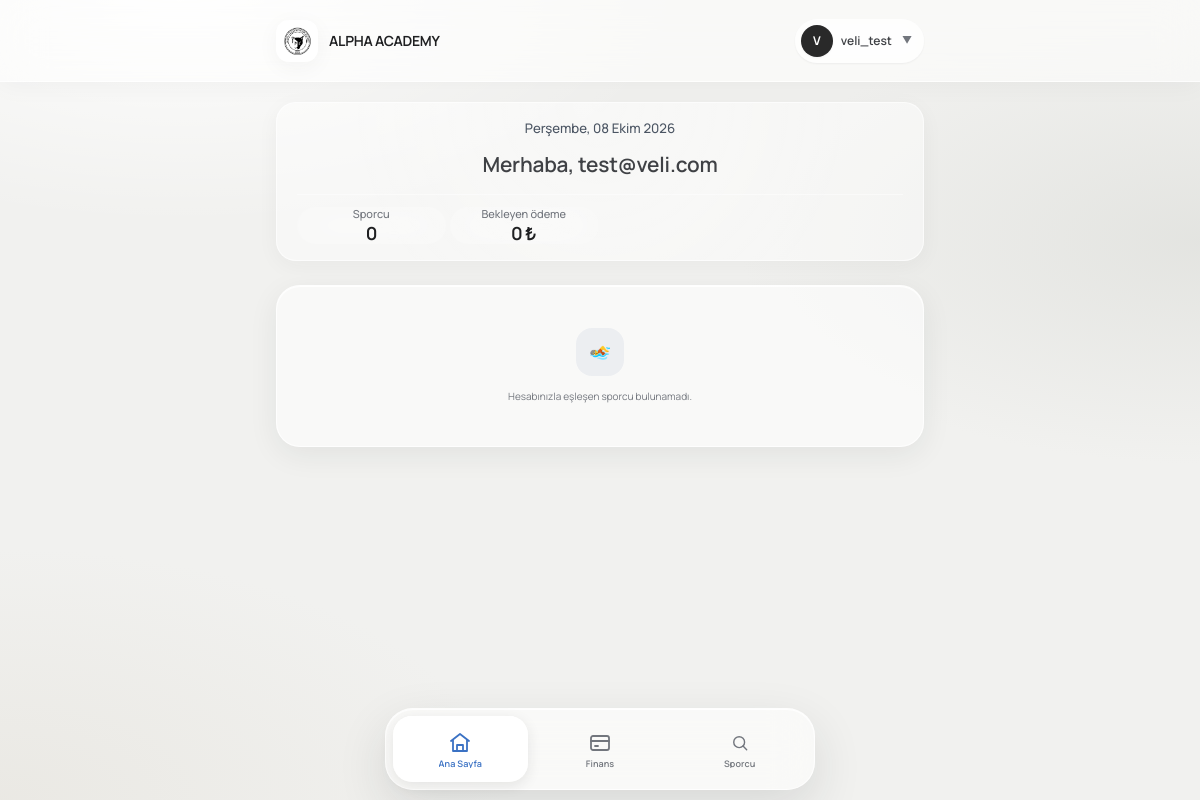
Before: /dashboard/ (signed in) with the older database file.
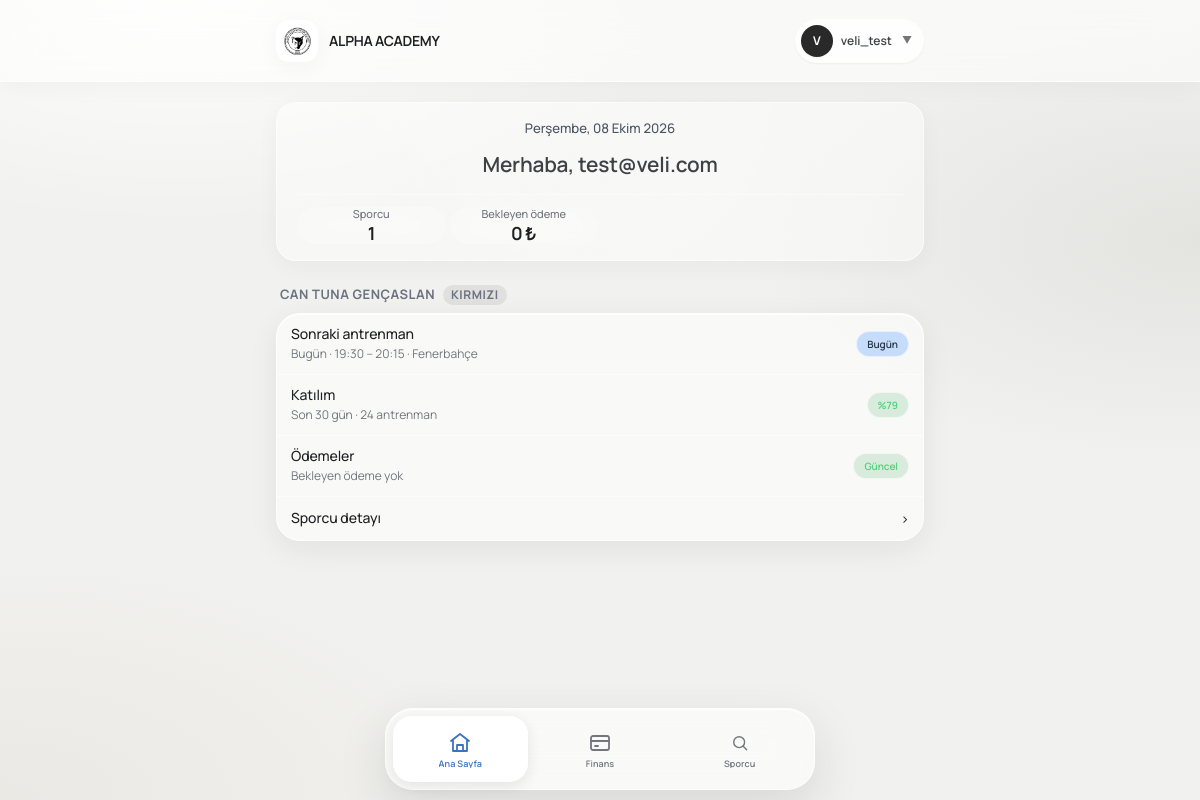
After: the same page with the newer database file.
### users/models.py (models this page shows, shortened)
class User(AbstractUser):
    class Role(models.TextChoices):
        PARENT = 'parent', 'Veli'
        ADMIN = 'admin', 'Yönetici'
        COACH = 'coach', 'Antrenör'
        FINANCE = 'finance', 'Mali İşler'
    email = models.EmailField(unique=True, verbose_name="E-posta Adresi")
    role = models.CharField(
        max_length=20,
        choices=Role.choices,
        default=Role.PARENT,
        verbose_name="Kullanıcı Rolü"
    )
    phone_number = models.CharField(max_length=15, blank=True, null=True, verbose_name="Telefon Numarası")
    tc_identity = models.CharField(max_length=11, blank=True, null=True, verbose_name="T.C. Kimlik No")
    USERNAME_FIELD = 'username'
    REQUIRED_FIELDS = ['email', 'first_name', 'last_name']
    class Meta:
        verbose_name = "Kullanıcı"
        verbose_name_plural = "Kullanıcılar"
    @property
    def is_club_admin(self):
        return self.role == self.Role.ADMIN
    @property
    def is_coach(self):
        return self.role == self.Role.COACH

### athletes/models.py (models this page shows, shortened)
class Athlete(models.Model):
    GENDER_CHOICES = (
        ('M', 'Erkek'),
        ('F', 'Kadın'),
    )
    user = models.ForeignKey(
        settings.AUTH_USER_MODEL,
        on_delete=models.SET_NULL,
        related_name='children',
        verbose_name="Veli hesabı",
        null=True,
        blank=True,
        limit_choices_to={'role': 'parent'},
    )
    objects = AthleteQuerySet.as_manager()
    parent = models.CharField(max_length=150, verbose_name="Veli")
    parent_phone = models.CharField(max_length=20, blank=True, default='', verbose_name="Veli Telefonu")
    parent_email = models.EmailField(blank=True, default='', verbose_name="Veli E-postası")
    first_name = models.CharField(max_length=50, verbose_name="Ad")
    last_name = models.CharField(max_length=50, verbose_name="Soyad")
    phone_number = models.CharField(max_length=20, blank=True, default='', verbose_name="Sporcu Telefonu")
    tc_identity = models.CharField(max_length=11, unique=True, blank=True, null=True, verbose_name="T.C. Kimlik No")
    birth_date = models.DateField(verbose_name="Doğum Tarihi")
    gender = models.CharField(max_length=1, choices=GENDER_CHOICES, verbose_name="Cinsiyet")
    school = models.CharField(max_length=100, blank=True, null=True, verbose_name="Okul")
    license_number = models.CharField(max_length=50, blank=True, null=True, verbose_name="Lisans No")
    joined_date = models.DateField(verbose_name="Kulübe Katılım Tarihi")
    photo = models.ImageField(upload_to='athlete_photos/', blank=True, null=True, verbose_name="Fotoğraf")
    is_active = models.BooleanField(default=False, verbose_name="Aktif Sporcu mu?")
    created_at = models.DateTimeField(auto_now_add=True)
    team = models.ForeignKey(
        Team,
        on_delete=models.SET_NULL,
        null=True,
        blank=True,
        related_name='athletes',
        verbose_name="Bağlı Olduğu Takım"
    )
    custom_fee = models.IntegerField(
        null=True,
        blank=True,
        verbose_name="Özel Aidat Tutar (TL)",
        help_text="Boş bırakılırsa takımın varsayılan aidatı uygulanır. Burslu için 0 girebilirsiniz."
    )
    private_lesson_fee = models.IntegerField(
        null=True,
        blank=True,
        verbose_name="Özel ders ücreti",
        help_text="Boş bırakılırsa özel ders ücreti uygulanmaz."
    )
    regular_payment_day = models.PositiveBigIntegerField(
        null=True,
        blank=True,
        verbose_name="Düzenli Ödeme Günü"
    )
    last_sms_time = models.DateTimeField(
        null=True,
        blank=True,
        verbose_name="Son SMS Gönderim Zamanı"
    )
    class Meta:
        verbose_name = "Sporcu"
        verbose_name_plural = "Sporcular"
        ordering = ['first_name', 'last_name']
    def get_full_name(self):
        return f"{self.first_name} {self.last_name}"

### teams/models.py (models this page shows, shortened)
class Team(models.Model):
    name = models.CharField(max_length=100, verbose_name="Takım / Grup Adı")
    description = models.TextField(blank=True, null=True, verbose_name="Açıklama / Yaş Grubu")
    coaches = models.ManyToManyField(
        settings.AUTH_USER_MODEL,
        blank=True,
        limit_choices_to={'role__in': ['coach', 'club_admin']},
        related_name='assigned_teams',
        verbose_name="Sorumlu Antrenörler"
    )
    is_active = models.BooleanField(default=True, verbose_name="Aktif mi?")
    created_at = models.DateTimeField(auto_now_add=True)
    class Meta:
        verbose_name = "Takım"
        verbose_name_plural = "Takımlar"

class TeamTrainingSchedule(models.Model):
    class TrainingType(models.TextChoices):
        LAND = "land", "Kara"
        SWIMMING = "swimming", "Yüzme"
    class Weekday(models.IntegerChoices):
        MONDAY = 0, "Pazartesi"
        TUESDAY = 1, "Salı"
        WEDNESDAY = 2, "Çarşamba"
        THURSDAY = 3, "Perşembe"
        FRIDAY = 4, "Cuma"
        SATURDAY = 5, "Cumartesi"
        SUNDAY = 6, "Pazar"
    team = models.ForeignKey(
        Team,
        on_delete=models.CASCADE,
        related_name="training_schedules",
        verbose_name="Takım",
    )
    weekday = models.PositiveSmallIntegerField(
        choices=Weekday.choices,
        verbose_name="Gün",
    )
    training_type = models.CharField(
        max_length=10,
        choices=TrainingType.choices,
        default=TrainingType.SWIMMING,
        verbose_name="Antrenman türü",
    )
    start_time = models.TimeField(verbose_name="Başlangıç saati")
    end_time = models.TimeField(verbose_name="Bitiş saati")
    location = models.CharField(max_length=255, verbose_name="Yer")
    class Meta:
        verbose_name = "Haftalık Antrenman Programı"
        verbose_name_plural = "Haftalık Antrenman Programları"
        ordering = ("weekday", "start_time")

### dashboard/views.py (the view)
# urls.py: path("",dashboard,name="index",),
@login_required(login_url="user-login")
def dashboard(request):
    role = request.user.role
    context = {
        "dashboard_role": role,
    }
    if role == User.Role.ADMIN:
        template = "dashboard/admin.html"
        context.update(
            _get_admin_dashboard_context()
        )
        context.update(_get_coach_dashboard_context(request.user))
    elif role == User.Role.COACH:
        template = "dashboard/coach.html"
        context.update(_get_coach_dashboard_context(request.user))
    elif role == User.Role.FINANCE:
        template = "dashboard/finance.html"
    elif role == User.Role.PARENT:
        template = "dashboard/parent.html"
        context.update(_get_parent_dashboard_context(request.user))
    else:
        template = "dashboard/unknown.html"
    return render(
        request,
        template,
        context,
    )

### templates/dashboard/parent.html (shortened to what this page needs)
{% extends "base.html" %}
{% block content %}
<div class="dashboard">
    <div class="profile-hero-card">
        <div class="profile-hero-content">
            <span class="profile-hero-subtitle">{{ parent_today|date:"l, d F Y" }}</span>
            <h1 class="profile-hero-name">Merhaba, {{ request.user.first_name|default:request.user.email }}</h1>
            <div class="ui-stat-grid">
                <div class="ui-stat">
                    <p class="ui-stat-label">Sporcu</p>
                    <span class="ui-stat-value">{{ parent_child_count }}</span>
                </div>
                <div class="ui-stat">
                    <p class="ui-stat-label">Bekleyen ödeme</p>
                    <span class="ui-stat-value">{{ parent_total_due }} ₺</span>
                </div>
            </div>
        </div>
    </div>
    {% for item in parent_children %}
        <section class="ui-section">
            <h2 class="ui-team-group-title">{{ item.athlete.get_full_name }}
                <span>{{ item.athlete.team.name|default:"Takım yok" }}</span>
            </h2>
            <div class="ui-card">
                {% if not item.athlete.is_active %}
                    <div class="ui-list-item">
                        <div class="ui-list-content">
                            <p class="ui-list-title">Kayıt onayı bekleniyor</p>
                            <p class="ui-list-subtitle">Kulüp yönetimi onayladığında bilgiler burada görünür.</p>
                        </div>
                        <div class="ui-list-end"><span class="ui-badge ui-badge-warning">Beklemede</span></div>
                    </div>
                {% else %}
                    <div class="ui-list-item">
                        <div class="ui-list-content">
                            <p class="ui-list-title">Sonraki antrenman</p>
                            {% if item.next_session %}
                                <p class="ui-list-subtitle">
                                    {% if item.next_session.is_today %}Bugün{% else %}{{ item.next_session.date|date:"d F, l" }}{% endif %}
                                    · {{ item.next_session.schedule.start_time|time:"H:i" }} – {{ item.next_session.schedule.end_time|time:"H:i" }}
                                    {% if item.next_session.schedule.location %}· {{ item.next_session.schedule.location }}{% endif %}
                                </p>
                            {% else %}
                                <p class="ui-list-subtitle">Planlanmış antrenman yok.</p>
                            {% endif %}
                        </div>
                        <div class="ui-list-end">
                            {% if item.next_session.is_today %}<span class="ui-badge ui-badge-primary">Bugün</span>{% endif %}
                        </div>
                    </div>
                    <div class="ui-list-item">
                        <div class="ui-list-content">
                            <p class="ui-list-title">Katılım</p>
                            <p class="ui-list-subtitle">Son 30 gün{% if item.attendance_total %} · {{ item.attendance_total }} antrenman{% endif %}</p>
                        </div>
                        <div class="ui-list-end">
                            {% if item.attendance_rate is None %}
                                <span class="ui-badge ui-badge-neutral">Kayıt yok</span>
                            {% elif item.attendance_rate >= 75 %}
                                <span class="ui-badge ui-badge-success">%{{ item.attendance_rate }}</span>
                            {% elif item.attendance_rate >= 50 %}
                                <span class="ui-badge ui-badge-warning">%{{ item.attendance_rate }}</span>
                            {% else %}
                                <span class="ui-badge ui-badge-danger">%{{ item.attendance_rate }}</span>
                            {% endif %}
                        </div>
                    </div>
                    <div class="ui-list-item">
                        <div class="ui-list-content">
                            <p class="ui-list-title">Ödemeler</p>
                            <p class="ui-list-subtitle">
                                {% if item.pending_count %}{{ item.pending_count }} bekleyen · {{ item.due_amount }} ₺{% else %}Bekleyen ödeme yok{% endif %}
                            </p>
                        </div>
                        <div class="ui-list-end">
                            {% if item.overdue_count %}
                                <span class="ui-badge ui-badge-danger">{{ item.overdue_count }} gecikmiş</span>
                            {% elif item.pending_count %}
                                <span class="ui-badge ui-badge-warning">Bekliyor</span>
                            {% else %}
                                <span class="ui-badge ui-badge-success">Güncel</span>
                            {% endif %}
                        </div>
                    </div>
                {% endif %}
                <a class="ui-list-item" href="{% url 'athlete-manage-detail' item.athlete.pk %}">
                    <div class="ui-list-content">
                        <p class="ui-list-title">Sporcu detayı</p>
                    </div>
                    <div class="ui-list-end">›</div>
                </a>
            </div>
        </section>
    {% empty %}
        <section class="ui-section">
            <div class="ui-card">
                <div class="ui-empty">
                    <div class="ui-empty-icon">🏊</div>
                    <p class="ui-empty-description">Hesabınızla eşleşen sporcu bulunamadı.</p>
                </div>
            </div>
        </section>
    {% endfor %}
</div>
{% endblock %}

### templates/components/app/topbar.html (shortened to what this page needs)
{% load static %}
<div class="app-topbar">
    <div class="app-topbar-inner">
        <a href="/" class="app-brand hover:opacity-90 transition-opacity">
            <div class="app-brand-logo flex items-center justify-center font-black text-xs text-[var(--ui-primary-text)] bg-[var(--ui-primary)]">
                <img src="/media/logos/new_logo.png" alt="Alpha Academy Logo" class="w-full h-full object-cover" />
            </div>
            <div class="min-w-0">
                <span class="app-brand-name">ALPHA ACADEMY</span>
            </div>
        </a>
        {% if request.user.is_authenticated %}
            <div class="app-topbar-actions relative" id="topbar-user-dropdown-wrapper">
                <button type="button"
                        class="flex items-center gap-2 p-1.5 pr-3 rounded-full bg-white/60 hover:bg-white/90 border border-[var(--ui-border-dark)] backdrop-blur-md shadow-sm transition-all active:scale-[0.98]"
                        onclick="document.getElementById('topbar-user-dropdown').classList.toggle('hidden')">
                    <div class="w-8 h-8 rounded-full bg-[var(--ui-dark)] text-white text-xs font-bold flex items-center justify-center shadow-sm shrink-0">
                        {% if request.user.first_name %}
                            {{ request.user.first_name|first|upper }}
                        {% else %}
                            {{ request.user.username|first|upper }}
                        {% endif %}
                    </div>
                    <span class="hidden sm:inline text-xs font-semibold text-[var(--ui-text-soft)]">
                        {% if request.user.get_full_name %}
                            {{ request.user.get_full_name }}
                        {% else %}
                            {{ request.user.username }}
                        {% endif %}
                    </span>
                    <span class="text-[10px] text-[var(--ui-muted)] ml-0.5">▼</span>
                </button>
            </div>
        {% endif %}
    </div>
</div>

Changed rows visible on the page:
now on this page (row edited): Athlete: athlete.get_full_name "CAN TUNA GENÇASLAN", athlete.team.name "KIRMIZI", next_session.schedule.start_time "19:30", next_session.schedule.end_time "20:15", next_session.schedule.location "Fenerbahçe", attendance_total "24", attendance_rate "79"
Other visible differences:
{{ parent_child_count }}: "0" → "1"
text no longer shown: "🏊 Hesabınızla eşleşen sporcu bulunamadı."
